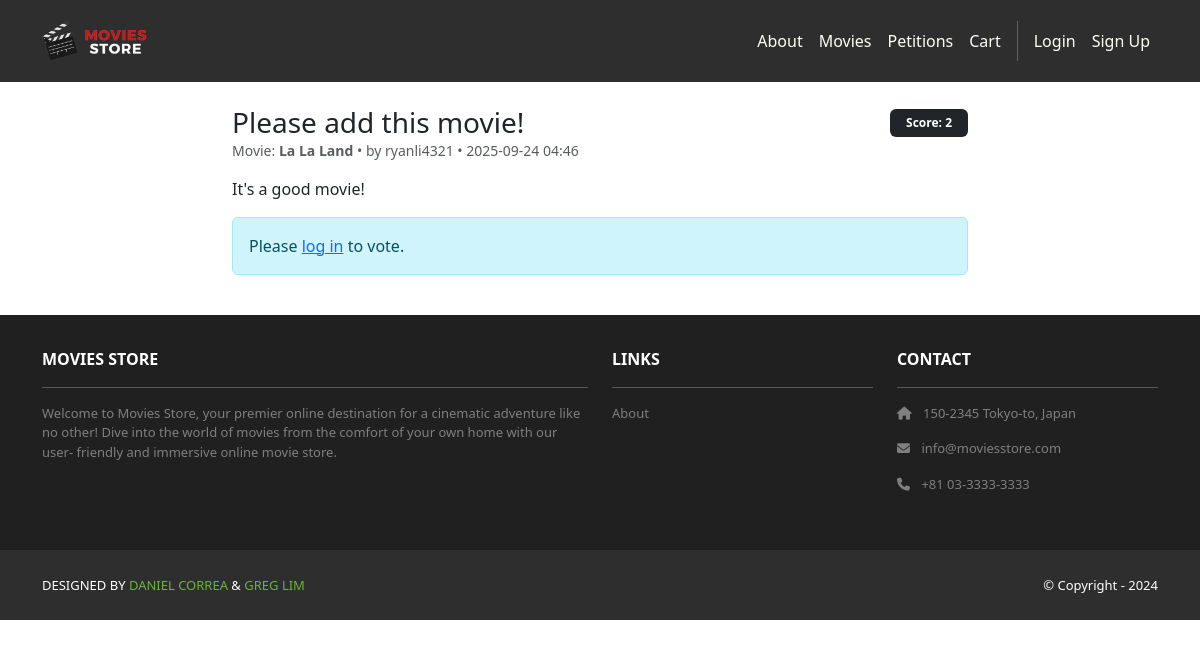
Screenshot of /petitions/1/ with the database file from the repository.
### petitions/models.py (models this page shows, shortened)
class Petition(models.Model):
    title       = models.CharField(max_length=120)
    movie_title = models.CharField(max_length=120)
    description = models.TextField(max_length=1000, blank=True)
    proposer    = models.ForeignKey(User, null=True, blank=True,
                                    on_delete=models.SET_NULL, related_name='petitions')
    created_at  = models.DateTimeField(auto_now_add=True)
    is_open     = models.BooleanField(default=True)
    class Meta:
        ordering = ['-created_at']
    @property
    def score(self):
        agg = self.votes.aggregate(s=models.Sum('value'))
        return agg['s'] or 0

### petitions/views.py (the view)
# urls.py: path('<int:pk>/', views.petition_detail, name='detail'),
def petition_detail(request, pk):
    p = get_object_or_404(Petition, pk=pk)
    user_vote = None
    if request.user.is_authenticated:
        user_vote = PetitionVote.objects.filter(petition=p, user=request.user).first()
    return render(request, 'petitions/detail.html', {'p': p, 'user_vote': user_vote})

### petitions/templates/petitions/detail.html (shortened to what this page needs)
{% extends "base.html" %}
{% block content %}
<div class="container py-4" style="max-width: 760px;">
  <div class="d-flex justify-content-between align-items-center">
    <h3 class="mb-0">{{ p.title }}</h3>
    <span class="badge text-bg-dark px-3 py-2">Score: {{ p.score }}</span>
  </div>
  <div class="text-muted small mb-3">
    Movie: <strong>{{ p.movie_title }}</strong> • by {{ p.proposer|default:"Anonymous" }} • {{ p.created_at|date:"Y-m-d H:i" }}
  </div>
  {% if p.description %}
    <p>{{ p.description }}</p>
  {% endif %}
  {% if p.is_open %}
    {% if request.user.is_authenticated %}
      <form method="post" action="{% url 'petitions:vote' p.pk %}" class="d-flex gap-2 mt-3">
        {% csrf_token %}
        <button name="value" value="up" class="btn btn-success">👍 Upvote</button>
        <button name="value" value="down" class="btn btn-danger">👎 Downvote</button>
      </form>
      {% if user_vote %}
        <p class="text-muted mt-2">Your vote: {{ user_vote.value|yesno:"+1,-1" }}</p>
      {% endif %}
    {% else %}
      <div class="alert alert-info mt-3">Please <a href="{% url 'login' %}">log in</a> to vote.</div>
    {% endif %}
  {% else %}
    <div class="alert alert-secondary mt-3">Voting closed.</div>
  {% endif %}
</div>
{% endblock %}

### rows the page displays
Petition: title "Please add this movie!", score "2", movie_title "La La Land", proposer "ryanli4321", created_at "2025-09-24 04:46", description "It's a good movie!"
